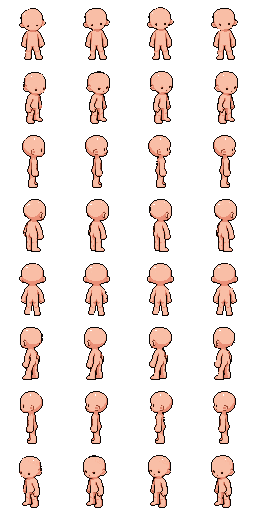
#> input picture assets/player/base/idle.png, 256 x 512 px, found by its file name; its folder holds 4 pictures in this run
$ python make_cape.py
#> lines starting #> are read from the running program, lines starting #| are printed output that depends on the picture
"""Ve ao choang thu cong (procedural) -> 2 sheet: cape_back (ve TRUOC than) va cape_front (ve SAU than).
Layout giong base: 8 hang huong (S,SE,E,NE,N,NW,W,SW) x N cot, o 64x64."""
import math, numpy as np
from PIL import Image
A='assets/player/'; OUT='assets/player/cape/'
FACE=[(0,1),(.7,.7),(1,0),(.7,-.7),(0,-1),(-.7,-.7),(-1,0),(-.7,.7)]
FRONT={3,4,5}            # N, NE, NW: ao choang nam TREN than
OL=(7,1,1);BASE=(165,16,54);SH=(100,10,35);HI=(188,29,69);FOLD=(107,7,34);GOLD=(243,212,106)
CFG={'idle':dict(sway=.8,trail=5,fl=.6),'walk':dict(sway=1.6,trail=7,fl=1.0),
     'run':dict(sway=2.2,trail=11,fl=1.4),'jump':dict(sway=1.4,trail=9,fl=1.8)}
def cape(anim,d,f,n,bob,lift):
    c=CFG[anim];fx,fy=FACE[d];ph=2*math.pi*f/n
    m=np.zeros((64,64),bool);col=np.zeros((64,64,3),np.uint8)
    wf=abs(fy); ytop=28+bob; hem=ytop+(23 if d in(0,4) else 22)-lift
    wtop=6+8*wf; wbot=wtop+4+4*wf
    if d in(1,3,5,7): wtop,wbot=11,17
    cx0=32-fx*2.5; tr=c['trail']*(1.0 if wf<.9 else .35)
    cx1=cx0-fx*tr
    xs=[];
    for y in range(int(ytop),int(hem)+2):
        u=(y-ytop)/max(1,hem-ytop)
        cx=cx0+(cx1-cx0)*u**1.2+c['sway']*math.sin(ph-u*2.2)*u*(1.2 if wf>.9 else .6)
        hw=(wtop+(wbot-wtop)*u)/2
        for x in range(int(cx-hw),int(cx+hw)+1):
            if not(0<=x<64 and 0<=y<64):continue
            hy=hem+round(c['fl']*1.3*math.sin(x*.9+ph*2))
            if y<=hy:
                m[y,x]=True
                t=(x-(cx-hw))/max(1,2*hw)    # 0..1 ngang
                s=t if fx<=0 and fy>=0 or fx>0 and False else t
                k=BASE
                lead=(t if fx<0 else 1-t) if abs(fx)>.1 else abs(t-.5)*2
                if lead>.72: k=SH
                elif u<.35 and lead<.35: k=HI
                if u>.35 and abs(t-.5)<.07 and (y+x)%2==0: k=FOLD
                if y>=hy-0: k=GOLD
                col[y,x]=k
    col[int(ytop),:][m[int(ytop),:]]=GOLD
    o=np.zeros_like(m)
    for dy,dx in((1,0),(-1,0),(0,1),(0,-1)):o|=np.roll(np.roll(m,dy,0),dx,1)
    o&=~m
    a=np.zeros((64,64,4),np.uint8);a[m,:3]=col[m];a[m,3]=255;a[o]=(*OL,255)
    return a
def main():
    import os;os.makedirs(OUT,exist_ok=True)
    for anim in['idle','walk','run','jump']:
        base=np.array(Image.open(A+f'base/{anim}.png'));n=base.shape[1]//64
#> in main, base is the input picture: shape (512, 256, 4); mean R, G, B, A 41.3, 29.9, 25.8, 53
#> after `n = base.shape[1] // 64`: n = 4
        sb=Image.new('RGBA',(64*n,512));sf=Image.new('RGBA',(64*n,512))
#> after `sb = Image.new('RGBA', (64 * n, 512))`: sb: PIL image 256x512 RGBA; every value is 0
        for d in range(8):
            tops=[int(np.argmax(base[d*64:d*64+64,f*64:f*64+64,3].any(1))) for f in range(n)]
            ref=tops[0]
            for f in range(n):
                bob=tops[f]-ref; lift=0
                if anim=='jump': bob=tops[f]-ref; lift=0
                im=Image.fromarray(cape(anim,d,f,n,bob,lift))
                (sf if d in FRONT else sb).paste(im,(f*64,d*64))
#> this loop made 8 passes
#> (tops, ref) on passes 1 to 8: ([8, 8, 7, 8], 8), ([8, 7, 7, 7], 8), ([7, 7, 7, 7], 7), ([7, 7, 7, 7], 7), ([7, 7, 7, 7], 7), ([7, 7, 7, 7], 7), ([7, 7, 7, 7], 7), ([8, 7, 7, 7], 8)
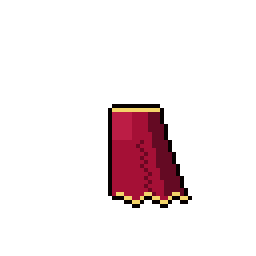
#> im: PIL image 64x64 RGBA (shown 4 times larger); mean R, G, B, A 13, 2.7, 4.5, 25.8; transparent parts drawn white
        sb.save(OUT+f'back_{anim}.png');sf.save(OUT+f'front_{anim}.png')
#> after `sb.save(OUT + f'back_{anim}.png')`:
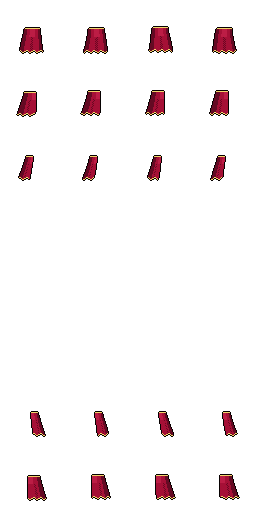
#> saved as back_idle.png: PIL image 256x512 RGBA; mean R, G, B, A 7.3, 1.5, 2.6, 14.9; transparent parts drawn white
#> after `sb.save(OUT + f'back_{anim}.png')`:
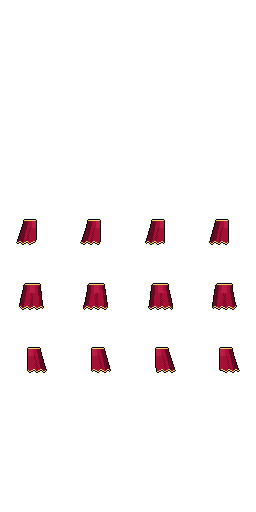
#> saved as front_idle.png: PIL image 256x512 RGBA; mean R, G, B, A 5.4, 1.1, 1.9, 10.7; transparent parts drawn white
#> pass 2 of the loop in main, `for anim in['idle','walk','run','jump']:`:
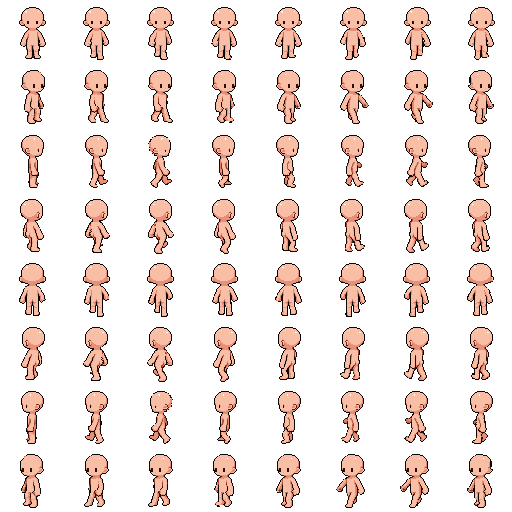
#> input picture assets/player/base/walk.png, 512 x 512 px, found by its file name
#> in main, base is the input picture: shape (512, 512, 4); mean R, G, B, A 41.9, 30.3, 26.2, 54.1
#> sb: PIL image 512x512 RGBA; every value is 0
#> the loop in main, `for d in range(8):` made 8 passes
#> (tops, ref) on passes 1 to 8: ([7, 7, 7, 7, 7, 7, 7, 7], 7), ([6, 6, 6, 6, 6, 6, 6, 6], 6), ([7, 7, 7, 7, 7, 7, 7, 7], 7), ([7, 7, 7, 7, 7, 7, 7, 7], 7), ([7, 7, 7, 7, 7, 7, 7, 7], 7), ([7, 7, 7, 7, 7, 7, 7, 7], 7), ([7, 7, 7, 7, 7, 7, 7, 7], 7), ([6, 6, 6, 6, 6, 6, 6, 6], 6)
#> after the loop in main, `for d in range(8):`:
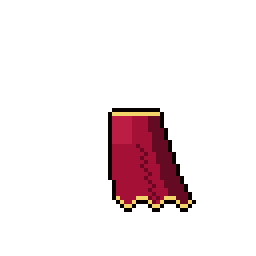
#> im: PIL image 64x64 RGBA (shown 4 times larger); mean R, G, B, A 13.2, 2.8, 4.6, 26.1; transparent parts drawn white
#> in main, `sb.save(OUT + f'back_{anim}.png')`:
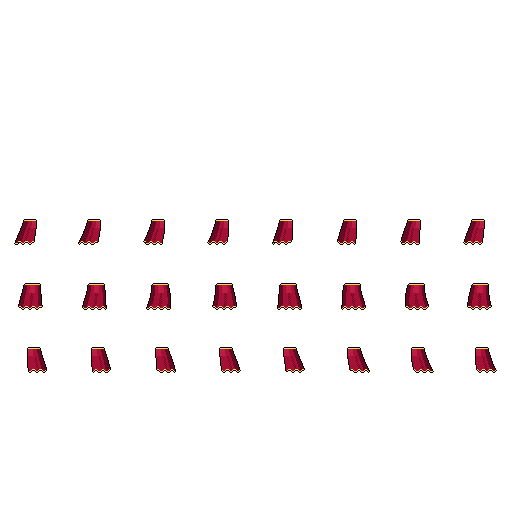
#> saved as front_walk.png: PIL image 512x512 RGBA; mean R, G, B, A 5.4, 1.1, 1.9, 10.8; transparent parts drawn white
#> pass 3 of the loop in main, `for anim in['idle','walk','run','jump']:`:
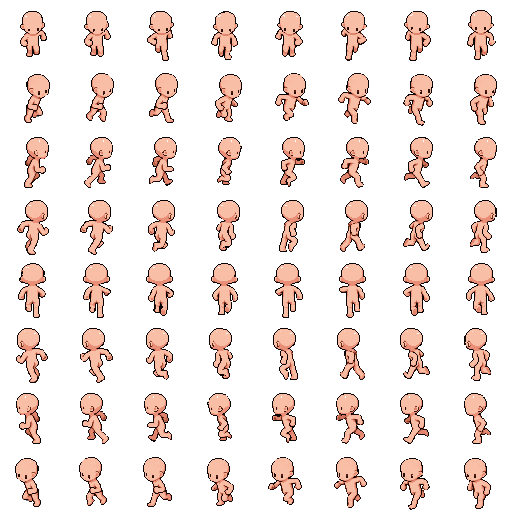
#> input picture assets/player/base/run.png, 512 x 512 px, found by its file name
#> in main, base is the input picture: shape (512, 512, 4); mean R, G, B, A 41.3, 29.7, 25.6, 53.5
#> the loop in main, `for d in range(8):` made 8 passes
#> (tops, ref) on passes 1 to 8: ([11, 11, 11, 11, 11, 11, 11, 10], 11), ([10, 9, 9, 10, 9, 9, 10, 10], 10), ([9, 9, 9, 9, 9, 9, 9, 9], 9), ([8, 8, 8, 8, 8, 8, 8, 8], 8), ([7, 7, 7, 7, 7, 7, 7, 7], 7), ([8, 8, 8, 8, 8, 8, 8, 8], 8), ([9, 9, 9, 9, 9, 9, 9, 9], 9), ([10, 9, 9, 10, 9, 9, 10, 10], 10)
#> after the loop in main, `for d in range(8):`:
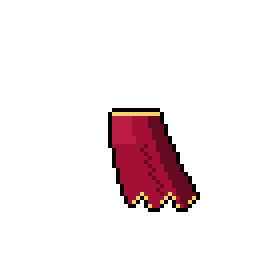
#> im: PIL image 64x64 RGBA (shown 4 times larger); mean R, G, B, A 13, 2.5, 4.5, 26; transparent parts drawn white
#> in main, `sb.save(OUT + f'back_{anim}.png')`:
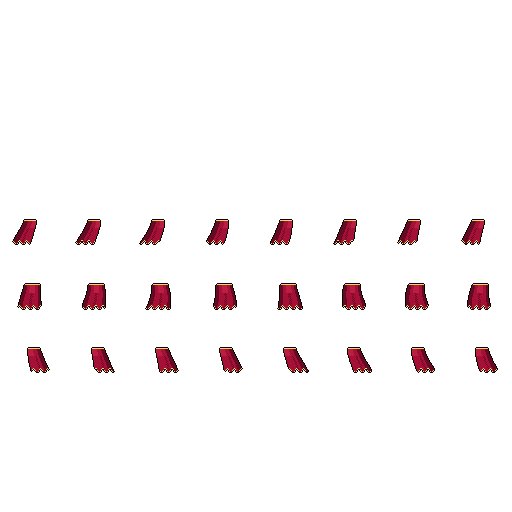
#> saved as front_run.png: PIL image 512x512 RGBA; mean R, G, B, A 5.3, 1, 1.9, 10.7; transparent parts drawn white
#> the loop made 4 passes; the first 3 are shown
main()
